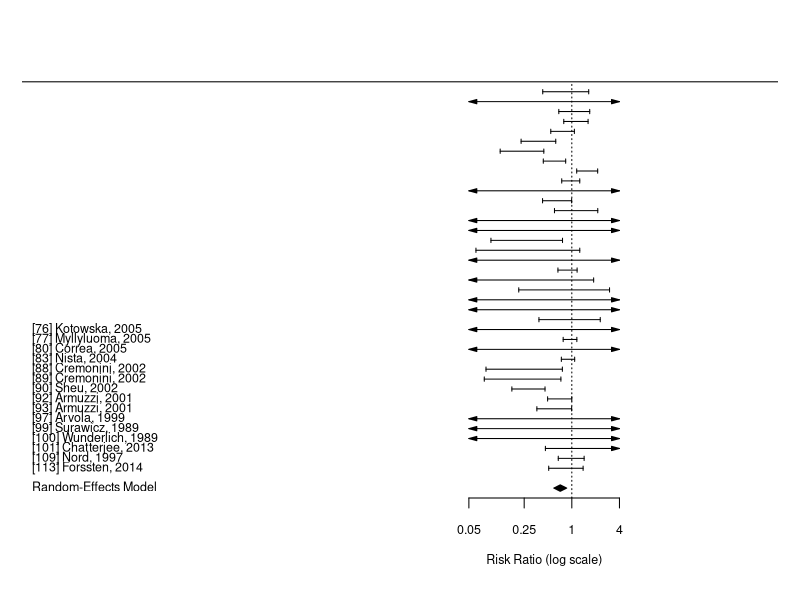

Here is the R script that generated this plot: (Note: this script raises an error after producing the figure.)
## ---- chunk 1
library(metafor)
mydata<-read.csv("cases.csv", sep=";", header=TRUE)
# delete incomplete cases
mydata<-mydata[complete.cases(mydata),]
print(mydata[1:3,], row.names=FALSE)
## ---- chunk 2
# data maken - RR
dat.RR0 <- escalc(measure = "RR", ai = tpos, bi = ttotal-tpos, ci = cpos, di = ctotal-cpos
              , data = mydata, append = TRUE)
res.RR0 <- rma(yi, vi, data = dat.RR0) # make the model
ci.RR0 <- confint(res.RR0) # confidence intervals of important measures
# 
mydata.rs <- mydata[mydata$tpos+mydata$cpos>0,]
dat.RR <- escalc(measure = "RR", ai = tpos, bi = ttotal-tpos, ci = cpos, di = ctotal-cpos
              , data = mydata.rs, append = TRUE)
res.RR <- rma(yi, vi, data = dat.RR) # make the model
ci.RR <- confint(res.RR) # confidence intervals of important measures
# data maken - OR
dat2 <- escalc(measure = "OR", ai = tpos, bi = ttotal-tpos, ci = cpos, di = ctotal-cpos
              , data = mydata, append = TRUE)
res.OR0 <- rma(yi, vi, data = dat2)
ci.OR0<-confint(res.OR0)
dat3 <- escalc(measure = "OR", ai = tpos, bi = ttotal-tpos, ci = cpos, di = ctotal-cpos
              , data = mydata.rs, append = TRUE)
res.OR<- rma(yi, vi, data = dat3)
ci.OR<-confint(res.OR)
# print 
print(dat.RR0[1:3,], row.names=FALSE); print(res.RR0); print(ci.RR0)
## ---- chunk 3
print(dat.RR[1:3,], row.names=FALSE); print(res.RR); print(ci.RR)
## ---- chunk 4
# forest plot
N=dim(mydata)[1]+2
forest(res.RR0, slab = paste(dat.RR0$author, dat.RR0$year, sep = ", ")
       , xlim = c(-16, 6), at = log(c(0.05, 0.25, 1, 4)), atransf = exp
       , ilab = cbind(dat.RR0$tpos, dat.RR0$ttotal, dat.RR0$cpos, dat.RR0$ctotal)
       , ilab.xpos = c(-9.5, -8, -6, -4.5), cex = 0.75)
# legends on this plot
op <- par(cex = 0.75, font = 2)
text(c(-9.5, -8, -6, -4.5), N, c("+", "Total", "+", "Total"))
text(c(-8.75, -5.25), N+1, c("Treated", "Control"))
text(-16, N, "Author(s) and Year", pos = 4)
text(6, N, "Relative Risk [95% CI]", pos = 2)
## ---- chunk 5
# forest plot
N=dim(mydata.rs)[1]+2
forest(res.RR, slab = paste(dat.RR$author, dat.RR$year, sep = ", ")
       , xlim = c(-16, 6), at = log(c(0.05, 0.25, 1, 4)), atransf = exp
       , ilab = cbind(dat.RR$tpos, dat.RR$ttotal, dat.RR$cpos, dat.RR$ctotal)
       , ilab.xpos = c(-9.5, -8, -6, -4.5), cex = 0.75)
# legends on this plot
op <- par(cex = 0.75, font = 2)
text(c(-9.5, -8, -6, -4.5), N, c("+", "Total", "+", "Total"))
text(c(-8.75, -5.25), N+1, c("Treated", "Control"))
text(-16, N, "Author(s) and Year", pos = 4)
text(6, N, "Relative Risk [95% CI]", pos = 2)
## ---- chunk 6

op=par(mfrow=c(2,2), cex = 0.75, font = 2)

funnel(trimfill(res.RR0), main = "RE / RR Model, double-0 included"
       , xlim=c(-4,4), ylim=c(0,2))
funnel(trimfill(res.RR), main = "RE / RR Model, double-0 excluded"
       , xlim=c(-4,4), ylim=c(0,1.5))
funnel(trimfill(res.OR0), main = "RE / OR Model, double-0 included"
       , xlim=c(-4,4), ylim=c(0,2))
funnel(trimfill(res.OR), main = "RE / OR Model, double-0 excluded"
       , xlim=c(-4,4), ylim=c(0,1.5))

par(op)

## ---- chunk 7
#
# plots
#
tst<-dat.RR

fun<-function(i){ 
  input<-tst[i,]
  a<-as.numeric(c(input[3], input[5], input[4]-input[3], input[6]-input[5]))
  a<-matrix(a,2,2)
  xqs<-chisq.test(a, correct=FALSE, simul=T, B=8000)

  return(xqs$p.value)
}

res<-sapply(1:dim(tst)[1], fun)
op=par(mfrow=c(1,2), cex = 0.75, font = 2)
plot(res, (tst$yi), xlim=c(0, 0.1), main="Bootstrapped Chi-sq. 2x2 test\n zoomed in on p < 0.1", 
     xlab="p-value", ylab="log RR", col=ifelse(res<0.05, "red", "blue"), pch=19, cex=1.25)
abline(v=0.05, col="grey")
abline(h=0, col="grey")
abline(h=log(0.71), lty=2, col="grey")

plot(res, (tst$yi), col=ifelse(res<0.05, "red", "blue"),
     cex=1.25, pch=19, xlab="p-value", ylab="log RR", main="Idem, all values")
abline(v=0.05, col="grey")
abline(h=0, col="grey")
abline(h=log(0.71), lty=2, col="grey")

par(op)
## ---- chunk 8

tail(cbind(tst, p_waarde=round(res,2))[which(res >0.75),], 5)
